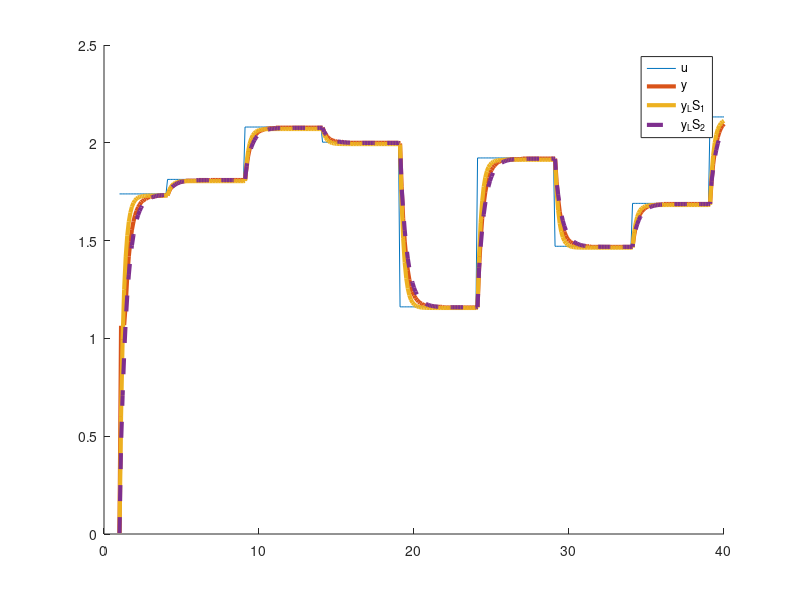
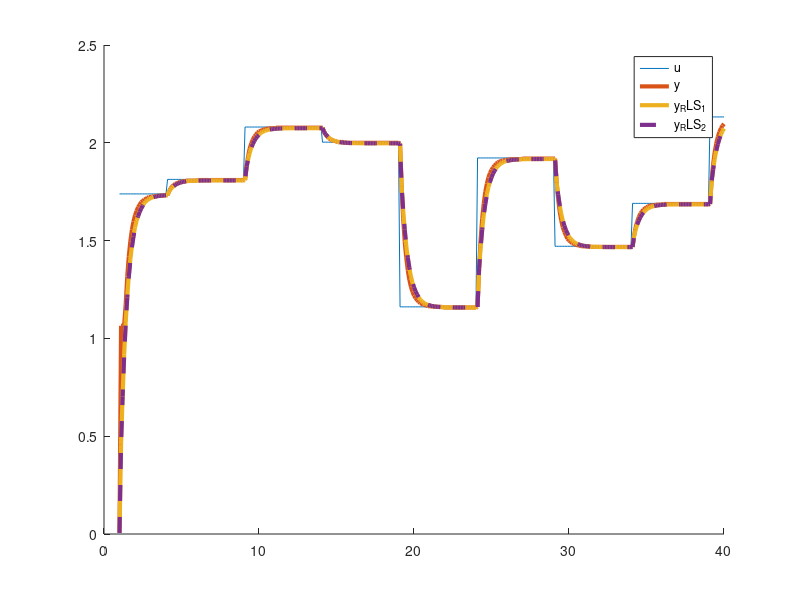

MATLAB code to generate these figures, in order:
%% Control Digital en Sistemas Embebidos - MSE - PRACTICA 2

pkg load signal
pkg load control

clc
clear all
close all
%%
% 1) Crear una función en Matlab que aplique la función de identificación por 
% método de cuadrados mínimos (LS) y obtenga el vector de parámetros del modelo 
% a partir del orden deseado del sistema y las señales de entrada/salida.
%%

function [Theta] = identificacionLS(n, u, y)
  Y = y(n+1:length(y));
  Phi = [];
  for i=n:-1:1
    Phi = [Phi y(i:(length(y)+i-n-1))];
  end
  for j=(n+1):-1:1
    Phi = [Phi u(j:(length(y)+j-n-1))];
  end
  Theta = (Phi'*Phi)^(-1)*Phi'*Y;
end

%%
% 2) Crear una función en Matlab que aplique la función de identificación por 
% método de cuadrados mínimos recursivo (RLS) y obtenga el vector de parámetros 
% del modelo a partir del orden deseado del sistema y las señales de 
% entrada/salida.
%%

function [Theta P] = identificacionRLS(n, u, y, lastP, lastTheta)
  Phi = [];
  for i=n:-1:1
    Phi = [Phi y(i)];
  end
  for j=(n+1):-1:1
    Phi = [Phi u(j)];
  end
  P = lastP - lastP*Phi'*Phi*lastP/(1+Phi*lastP*Phi');
  K = lastP*Phi'/(1+Phi*lastP*Phi');
  Theta = lastTheta + K*(y(n+1)-Phi*lastTheta);
end

%%
% 3) Discretizar la planta con un período de muestreo h = 0.1s.
%%

h = 0.1;

num = [ 1 1 ];
den = [ 1 0.5 1];

Hs= tf(num, den)

Hz = c2d(Hs, h, 'zoh')

%%
% 4) Identificar los parámetros de la planta para orden 2 y 3 utilizando la 
% función LS creada anteriormente.
%%

t = 1:h:40;


[numz, denz] = tfdata(Hz, 'v')

%u = rand(length(t), 1);
%y = filter(numz, denz, u);

u = [ 1.73871;1.73871;1.73871;1.73871;1.73871;1.73871;1.73871;1.73871;1.73871;1.73871;1.73871;1.73871;1.73871;1.73871;1.73871;1.73871;1.73871;1.73871;1.73871;1.73871;1.73871;1.73871;1.73871;1.73871;1.73871;1.73871;1.73871;1.73871;1.73871;1.73871;1.73871;1.81290;1.81290;1.81290;1.81290;1.81290;1.81290;1.81290;1.81290;1.81290;1.81290;1.81290;1.81290;1.81290;1.81290;1.81290;1.81290;1.81290;1.81290;1.81290;1.81290;1.81290;1.81290;1.81290;1.81290;1.81290;1.81290;1.81290;1.81290;1.81290;1.81290;1.81290;1.81290;1.81290;1.81290;1.81290;1.81290;1.81290;1.81290;1.81290;1.81290;1.81290;1.81290;1.81290;1.81290;1.81290;1.81290;1.81290;1.81290;1.81290;1.81290;2.08064;2.08064;2.08064;2.08064;2.08064;2.08064;2.08064;2.08064;2.08064;2.08064;2.08064;2.08064;2.08064;2.08064;2.08064;2.08064;2.08064;2.08064;2.08064;2.08064;2.08064;2.08064;2.08064;2.08064;2.08064;2.08064;2.08064;2.08064;2.08064;2.08064;2.08064;2.08064;2.08064;2.08064;2.08064;2.08064;2.08064;2.08064;2.08064;2.08064;2.08064;2.08064;2.08064;2.08064;2.08064;2.08064;2.08064;2.08064;2.08064;2.08064;2.00323;2.00323;2.00323;2.00323;2.00323;2.00323;2.00323;2.00323;2.00323;2.00323;2.00323;2.00323;2.00323;2.00323;2.00323;2.00323;2.00323;2.00323;2.00323;2.00323;2.00323;2.00323;2.00323;2.00323;2.00323;2.00323;2.00323;2.00323;2.00323;2.00323;2.00323;2.00323;2.00323;2.00323;2.00323;2.00323;2.00323;2.00323;2.00323;2.00323;2.00323;2.00323;2.00323;2.00323;2.00323;2.00323;2.00323;2.00323;2.00323;2.00323;1.16129;1.16129;1.16129;1.16129;1.16129;1.16129;1.16129;1.16129;1.16129;1.16129;1.16129;1.16129;1.16129;1.16129;1.16129;1.16129;1.16129;1.16129;1.16129;1.16129;1.16129;1.16129;1.16129;1.16129;1.16129;1.16129;1.16129;1.16129;1.16129;1.16129;1.16129;1.16129;1.16129;1.16129;1.16129;1.16129;1.16129;1.16129;1.16129;1.16129;1.16129;1.16129;1.16129;1.16129;1.16129;1.16129;1.16129;1.16129;1.16129;1.16129;1.92258;1.92258;1.92258;1.92258;1.92258;1.92258;1.92258;1.92258;1.92258;1.92258;1.92258;1.92258;1.92258;1.92258;1.92258;1.92258;1.92258;1.92258;1.92258;1.92258;1.92258;1.92258;1.92258;1.92258;1.92258;1.92258;1.92258;1.92258;1.92258;1.92258;1.92258;1.92258;1.92258;1.92258;1.92258;1.92258;1.92258;1.92258;1.92258;1.92258;1.92258;1.92258;1.92258;1.92258;1.92258;1.92258;1.92258;1.92258;1.92258;1.92258;1.47097;1.47097;1.47097;1.47097;1.47097;1.47097;1.47097;1.47097;1.47097;1.47097;1.47097;1.47097;1.47097;1.47097;1.47097;1.47097;1.47097;1.47097;1.47097;1.47097;1.47097;1.47097;1.47097;1.47097;1.47097;1.47097;1.47097;1.47097;1.47097;1.47097;1.47097;1.47097;1.47097;1.47097;1.47097;1.47097;1.47097;1.47097;1.47097;1.47097;1.47097;1.47097;1.47097;1.47097;1.47097;1.47097;1.47097;1.47097;1.47097;1.47097;1.69032;1.69032;1.69032;1.69032;1.69032;1.69032;1.69032;1.69032;1.69032;1.69032;1.69032;1.69032;1.69032;1.69032;1.69032;1.69032;1.69032;1.69032;1.69032;1.69032;1.69032;1.69032;1.69032;1.69032;1.69032;1.69032;1.69032;1.69032;1.69032;1.69032;1.69032;1.69032;1.69032;1.69032;1.69032;1.69032;1.69032;1.69032;1.69032;1.69032;1.69032;1.69032;1.69032;1.69032;1.69032;1.69032;1.69032;1.69032;1.69032;1.69032;2.13226;2.13226;2.13226;2.13226;2.13226;2.13226;2.13226;2.13226;2.13226;2.13226];
y = [ 0.00645;1.06452;1.06452;1.06774;1.17419;1.31613;1.41935;1.49677;1.55484;1.59677;1.62903;1.65161;1.67097;1.68387;1.69677;1.70323;1.70968;1.71290;1.71935;1.72258;1.72258;1.72581;1.72581;1.72581;1.72903;1.72903;1.72903;1.72903;1.72903;1.73226;1.73226;1.73226;1.75161;1.76774;1.77742;1.78387;1.79032;1.79355;1.79677;1.80000;1.80323;1.80323;1.80323;1.80645;1.80645;1.80645;1.80645;1.80645;1.80645;1.80645;1.80645;1.80968;1.80968;1.80968;1.80968;1.80968;1.80968;1.80968;1.80645;1.80968;1.80968;1.80968;1.80968;1.80968;1.80968;1.80968;1.80968;1.80968;1.80968;1.80968;1.80968;1.80968;1.80968;1.80968;1.80968;1.80968;1.80968;1.80968;1.80968;1.80968;1.80968;1.80968;1.88064;1.93226;1.97097;1.99677;2.01613;2.03226;2.04194;2.05161;2.05806;2.06129;2.06452;2.06774;2.07097;2.07097;2.07419;2.07419;2.07419;2.07419;2.07419;2.07742;2.07742;2.07742;2.07742;2.07742;2.07742;2.07742;2.07742;2.07742;2.07742;2.07742;2.07742;2.07742;2.07742;2.07742;2.07742;2.07742;2.07742;2.07742;2.07742;2.07742;2.07742;2.07742;2.07742;2.07742;2.07742;2.07742;2.07742;2.07742;2.07742;2.07742;2.05806;2.04194;2.03226;2.02258;2.01935;2.01290;2.00968;2.00968;2.00645;2.00323;2.00323;2.00645;2.00323;2.00323;2.00000;2.00000;2.00000;2.00000;2.00000;2.00000;2.00000;2.00000;2.00000;2.00000;2.00000;2.00000;2.00000;2.00000;2.00000;2.00000;2.00000;2.00000;2.00000;2.00000;2.00000;2.00000;2.00000;2.00000;2.00000;2.00000;2.00000;2.00000;2.00000;2.00000;2.00000;2.00000;2.00000;2.00000;2.00000;1.99677;1.77742;1.61290;1.49677;1.41290;1.34839;1.30000;1.26452;1.23871;1.21935;1.20645;1.19677;1.18710;1.18064;1.17742;1.17097;1.17097;1.16774;1.16452;1.16452;1.16452;1.16129;1.16129;1.16129;1.16129;1.16129;1.16129;1.16129;1.15806;1.15806;1.15806;1.15806;1.15806;1.15806;1.15806;1.15806;1.15806;1.15806;1.15806;1.15806;1.15806;1.15806;1.15806;1.15806;1.15806;1.15806;1.15806;1.15806;1.15806;1.15806;1.16129;1.36129;1.50645;1.61290;1.69032;1.74839;1.79032;1.82258;1.84516;1.86129;1.87419;1.88387;1.89355;1.90000;1.90323;1.90645;1.90968;1.90968;1.91290;1.91290;1.91290;1.91613;1.91613;1.91613;1.91613;1.91613;1.91613;1.91613;1.91613;1.91935;1.91935;1.91935;1.91935;1.91935;1.91935;1.91935;1.91935;1.91935;1.91935;1.91935;1.91935;1.91935;1.91935;1.91935;1.91935;1.91935;1.91935;1.91935;1.91935;1.91935;1.91935;1.80000;1.71290;1.64839;1.60323;1.56774;1.54516;1.52581;1.50968;1.50000;1.49355;1.48710;1.48387;1.48064;1.47742;1.47419;1.47419;1.47097;1.47097;1.47097;1.47097;1.47097;1.47097;1.46774;1.46774;1.46774;1.46774;1.46774;1.46774;1.46774;1.46774;1.46774;1.46774;1.46774;1.46774;1.46774;1.46774;1.46774;1.46774;1.46774;1.46774;1.46774;1.46774;1.46774;1.46774;1.46774;1.46774;1.46774;1.46774;1.46774;1.46774;1.52581;1.56774;1.59677;1.61935;1.63871;1.64839;1.65806;1.66452;1.67097;1.67419;1.67742;1.68064;1.68064;1.68064;1.68387;1.68387;1.68387;1.68387;1.68387;1.68710;1.68710;1.68710;1.68710;1.68710;1.68710;1.68710;1.68710;1.68710;1.68710;1.68710;1.68710;1.68710;1.68710;1.68710;1.68710;1.68710;1.68710;1.68710;1.68710;1.68710;1.68710;1.68710;1.68710;1.68710;1.68710;1.68710;1.68710;1.68710;1.68710;1.68710;1.80645;1.89032;1.95161;1.99677;2.02903;2.05484;2.07419;2.08710;2.09677];

[Theta_LS_1] = identificacionLS(1, u, y)
numz_LS_1 = [Theta_LS_1(2) Theta_LS_1(3)]
denz_LS_1 = [1 -Theta_LS_1(1)]

[Theta_LS_2] = identificacionLS(2, u, y)
numz_LS_2 = [Theta_LS_2(3) Theta_LS_2(4) Theta_LS_2(5)]
denz_LS_2 = [1 -Theta_LS_2(1) -Theta_LS_2(2)]

%%
% 5)Obtener el error de ambas identificaciones utilizando la función de costo J.
%%

y_LS_1 = filter(numz_LS_1, denz_LS_1, u);
J_1 = (y-y_LS_1)'*(y-y_LS_1)/2

y_LS_2 = filter(numz_LS_2, denz_LS_2, u);
J_2 = (y-y_LS_2)'*(y-y_LS_2)/2

%%
% 6)Comparar la respuesta de los modelos obtenidos en el punto 4 con la 
% respuesta de la planta real utilizando la misma señal de entrada.
%%

%u = rand(length(t), 1);
%y = filter(numz, denz, u);

u = [ 1.73871;1.73871;1.73871;1.73871;1.73871;1.73871;1.73871;1.73871;1.73871;1.73871;1.73871;1.73871;1.73871;1.73871;1.73871;1.73871;1.73871;1.73871;1.73871;1.73871;1.73871;1.73871;1.73871;1.73871;1.73871;1.73871;1.73871;1.73871;1.73871;1.73871;1.73871;1.81290;1.81290;1.81290;1.81290;1.81290;1.81290;1.81290;1.81290;1.81290;1.81290;1.81290;1.81290;1.81290;1.81290;1.81290;1.81290;1.81290;1.81290;1.81290;1.81290;1.81290;1.81290;1.81290;1.81290;1.81290;1.81290;1.81290;1.81290;1.81290;1.81290;1.81290;1.81290;1.81290;1.81290;1.81290;1.81290;1.81290;1.81290;1.81290;1.81290;1.81290;1.81290;1.81290;1.81290;1.81290;1.81290;1.81290;1.81290;1.81290;1.81290;2.08064;2.08064;2.08064;2.08064;2.08064;2.08064;2.08064;2.08064;2.08064;2.08064;2.08064;2.08064;2.08064;2.08064;2.08064;2.08064;2.08064;2.08064;2.08064;2.08064;2.08064;2.08064;2.08064;2.08064;2.08064;2.08064;2.08064;2.08064;2.08064;2.08064;2.08064;2.08064;2.08064;2.08064;2.08064;2.08064;2.08064;2.08064;2.08064;2.08064;2.08064;2.08064;2.08064;2.08064;2.08064;2.08064;2.08064;2.08064;2.08064;2.08064;2.00323;2.00323;2.00323;2.00323;2.00323;2.00323;2.00323;2.00323;2.00323;2.00323;2.00323;2.00323;2.00323;2.00323;2.00323;2.00323;2.00323;2.00323;2.00323;2.00323;2.00323;2.00323;2.00323;2.00323;2.00323;2.00323;2.00323;2.00323;2.00323;2.00323;2.00323;2.00323;2.00323;2.00323;2.00323;2.00323;2.00323;2.00323;2.00323;2.00323;2.00323;2.00323;2.00323;2.00323;2.00323;2.00323;2.00323;2.00323;2.00323;2.00323;1.16129;1.16129;1.16129;1.16129;1.16129;1.16129;1.16129;1.16129;1.16129;1.16129;1.16129;1.16129;1.16129;1.16129;1.16129;1.16129;1.16129;1.16129;1.16129;1.16129;1.16129;1.16129;1.16129;1.16129;1.16129;1.16129;1.16129;1.16129;1.16129;1.16129;1.16129;1.16129;1.16129;1.16129;1.16129;1.16129;1.16129;1.16129;1.16129;1.16129;1.16129;1.16129;1.16129;1.16129;1.16129;1.16129;1.16129;1.16129;1.16129;1.16129;1.92258;1.92258;1.92258;1.92258;1.92258;1.92258;1.92258;1.92258;1.92258;1.92258;1.92258;1.92258;1.92258;1.92258;1.92258;1.92258;1.92258;1.92258;1.92258;1.92258;1.92258;1.92258;1.92258;1.92258;1.92258;1.92258;1.92258;1.92258;1.92258;1.92258;1.92258;1.92258;1.92258;1.92258;1.92258;1.92258;1.92258;1.92258;1.92258;1.92258;1.92258;1.92258;1.92258;1.92258;1.92258;1.92258;1.92258;1.92258;1.92258;1.92258;1.47097;1.47097;1.47097;1.47097;1.47097;1.47097;1.47097;1.47097;1.47097;1.47097;1.47097;1.47097;1.47097;1.47097;1.47097;1.47097;1.47097;1.47097;1.47097;1.47097;1.47097;1.47097;1.47097;1.47097;1.47097;1.47097;1.47097;1.47097;1.47097;1.47097;1.47097;1.47097;1.47097;1.47097;1.47097;1.47097;1.47097;1.47097;1.47097;1.47097;1.47097;1.47097;1.47097;1.47097;1.47097;1.47097;1.47097;1.47097;1.47097;1.47097;1.69032;1.69032;1.69032;1.69032;1.69032;1.69032;1.69032;1.69032;1.69032;1.69032;1.69032;1.69032;1.69032;1.69032;1.69032;1.69032;1.69032;1.69032;1.69032;1.69032;1.69032;1.69032;1.69032;1.69032;1.69032;1.69032;1.69032;1.69032;1.69032;1.69032;1.69032;1.69032;1.69032;1.69032;1.69032;1.69032;1.69032;1.69032;1.69032;1.69032;1.69032;1.69032;1.69032;1.69032;1.69032;1.69032;1.69032;1.69032;1.69032;1.69032;2.13226;2.13226;2.13226;2.13226;2.13226;2.13226;2.13226;2.13226;2.13226;2.13226];
y = [ 0.00645;1.06452;1.06452;1.06774;1.17419;1.31613;1.41935;1.49677;1.55484;1.59677;1.62903;1.65161;1.67097;1.68387;1.69677;1.70323;1.70968;1.71290;1.71935;1.72258;1.72258;1.72581;1.72581;1.72581;1.72903;1.72903;1.72903;1.72903;1.72903;1.73226;1.73226;1.73226;1.75161;1.76774;1.77742;1.78387;1.79032;1.79355;1.79677;1.80000;1.80323;1.80323;1.80323;1.80645;1.80645;1.80645;1.80645;1.80645;1.80645;1.80645;1.80645;1.80968;1.80968;1.80968;1.80968;1.80968;1.80968;1.80968;1.80645;1.80968;1.80968;1.80968;1.80968;1.80968;1.80968;1.80968;1.80968;1.80968;1.80968;1.80968;1.80968;1.80968;1.80968;1.80968;1.80968;1.80968;1.80968;1.80968;1.80968;1.80968;1.80968;1.80968;1.88064;1.93226;1.97097;1.99677;2.01613;2.03226;2.04194;2.05161;2.05806;2.06129;2.06452;2.06774;2.07097;2.07097;2.07419;2.07419;2.07419;2.07419;2.07419;2.07742;2.07742;2.07742;2.07742;2.07742;2.07742;2.07742;2.07742;2.07742;2.07742;2.07742;2.07742;2.07742;2.07742;2.07742;2.07742;2.07742;2.07742;2.07742;2.07742;2.07742;2.07742;2.07742;2.07742;2.07742;2.07742;2.07742;2.07742;2.07742;2.07742;2.07742;2.05806;2.04194;2.03226;2.02258;2.01935;2.01290;2.00968;2.00968;2.00645;2.00323;2.00323;2.00645;2.00323;2.00323;2.00000;2.00000;2.00000;2.00000;2.00000;2.00000;2.00000;2.00000;2.00000;2.00000;2.00000;2.00000;2.00000;2.00000;2.00000;2.00000;2.00000;2.00000;2.00000;2.00000;2.00000;2.00000;2.00000;2.00000;2.00000;2.00000;2.00000;2.00000;2.00000;2.00000;2.00000;2.00000;2.00000;2.00000;2.00000;1.99677;1.77742;1.61290;1.49677;1.41290;1.34839;1.30000;1.26452;1.23871;1.21935;1.20645;1.19677;1.18710;1.18064;1.17742;1.17097;1.17097;1.16774;1.16452;1.16452;1.16452;1.16129;1.16129;1.16129;1.16129;1.16129;1.16129;1.16129;1.15806;1.15806;1.15806;1.15806;1.15806;1.15806;1.15806;1.15806;1.15806;1.15806;1.15806;1.15806;1.15806;1.15806;1.15806;1.15806;1.15806;1.15806;1.15806;1.15806;1.15806;1.15806;1.16129;1.36129;1.50645;1.61290;1.69032;1.74839;1.79032;1.82258;1.84516;1.86129;1.87419;1.88387;1.89355;1.90000;1.90323;1.90645;1.90968;1.90968;1.91290;1.91290;1.91290;1.91613;1.91613;1.91613;1.91613;1.91613;1.91613;1.91613;1.91613;1.91935;1.91935;1.91935;1.91935;1.91935;1.91935;1.91935;1.91935;1.91935;1.91935;1.91935;1.91935;1.91935;1.91935;1.91935;1.91935;1.91935;1.91935;1.91935;1.91935;1.91935;1.91935;1.80000;1.71290;1.64839;1.60323;1.56774;1.54516;1.52581;1.50968;1.50000;1.49355;1.48710;1.48387;1.48064;1.47742;1.47419;1.47419;1.47097;1.47097;1.47097;1.47097;1.47097;1.47097;1.46774;1.46774;1.46774;1.46774;1.46774;1.46774;1.46774;1.46774;1.46774;1.46774;1.46774;1.46774;1.46774;1.46774;1.46774;1.46774;1.46774;1.46774;1.46774;1.46774;1.46774;1.46774;1.46774;1.46774;1.46774;1.46774;1.46774;1.46774;1.52581;1.56774;1.59677;1.61935;1.63871;1.64839;1.65806;1.66452;1.67097;1.67419;1.67742;1.68064;1.68064;1.68064;1.68387;1.68387;1.68387;1.68387;1.68387;1.68710;1.68710;1.68710;1.68710;1.68710;1.68710;1.68710;1.68710;1.68710;1.68710;1.68710;1.68710;1.68710;1.68710;1.68710;1.68710;1.68710;1.68710;1.68710;1.68710;1.68710;1.68710;1.68710;1.68710;1.68710;1.68710;1.68710;1.68710;1.68710;1.68710;1.68710;1.80645;1.89032;1.95161;1.99677;2.02903;2.05484;2.07419;2.08710;2.09677];

y_LS_1 = filter(numz_LS_1, denz_LS_1, u);
y_LS_2 = filter(numz_LS_2, denz_LS_2, u);

figure;
hold on;
plot(t, u)
plot(t, y, 'LineWidth', 3)
plot(t, y_LS_1, 'LineWidth', 3)
plot(t, y_LS_2, '--', 'LineWidth', 3)
legend('u', 'y', 'y_LS_1', 'y_LS_2')

%%
% 7) Identificar los parámetros de la planta utilizando la función RLS creada
% anteriormente. Obtener y comparar identificaciones con Pinicial = 100.I y
% Pinicial = 1000.I.
%%

N = 300;

Theta_RLS_1 = [0; 0; 0; 0; 0];
P = eye(5)*100;

% u(k-2) u(k-1) u(k) y(k-2) y(k-1) y(k)

for i=3:N
  [Theta_RLS_1 P] = identificacionRLS(2, u(i-2:i), y(i-2:i), P, Theta_RLS_1);
end

numz_RLS_1 = [Theta_RLS_1(3) Theta_RLS_1(4) Theta_RLS_1(5)]
denz_RLS_1 = [1 -Theta_RLS_1(1) -Theta_RLS_1(2)]


Theta_RLS_2 = [0; 0; 0; 0; 0];
P = eye(5)*1000;

% u(k-2) u(k-1) u(k) y(k-2) y(k-1) y(k)

for i=3:N
  [Theta_RLS_2 P] = identificacionRLS(2, u(i-2:i), y(i-2:i), P, Theta_RLS_2);
end

numz_RLS_2 = [Theta_RLS_2(3) Theta_RLS_2(4) Theta_RLS_2(5)]
denz_RLS_2 = [1 -Theta_RLS_2(1) -Theta_RLS_2(2)]

%%
% 8) Comparar la respuesta de los modelos obtenidos en el punto anterior con la
% respuesta de la planta real utilizando la misma señal de entrada.
%%

y_RLS_1 = filter(numz_RLS_1, denz_RLS_1, u);
y_RLS_2 = filter(numz_RLS_2, denz_RLS_2, u);

figure;
hold on;
plot(t, u)
plot(t, y, 'LineWidth', 3)
plot(t, y_RLS_1, 'LineWidth', 3)
plot(t, y_RLS_2, '--', 'LineWidth', 3)
legend('u', 'y', 'y_RLS_1', 'y_RLS_2')

